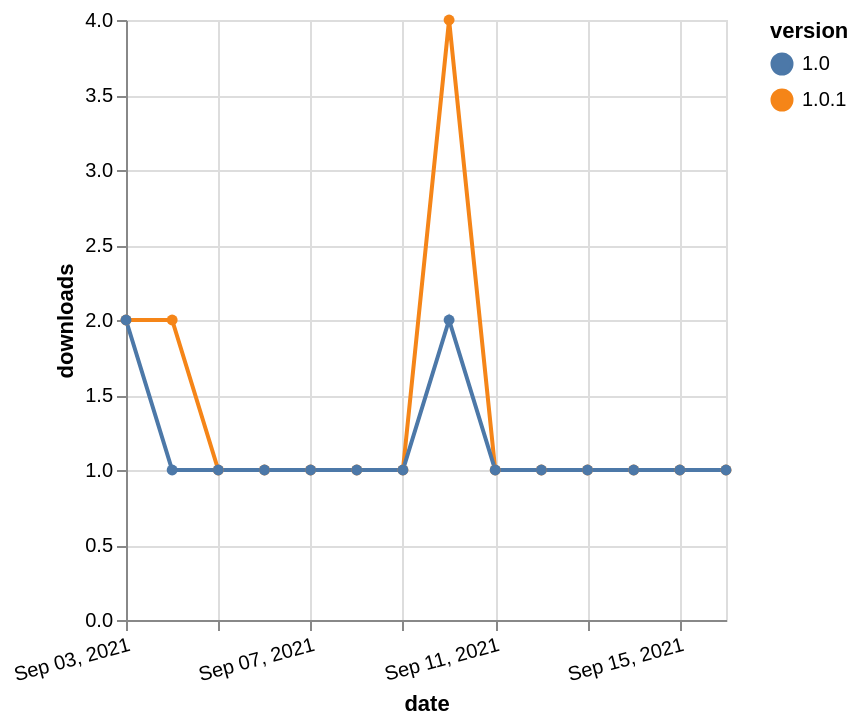

Source (Vega-Lite JSON):
### Vega-Lite specification from a JSON file in a GitHub repository (floating-point values rounded to 4 significant figures)
{"$schema": "https://vega.github.io/schema/vega-lite/v5.json", "description": "A simple bar chart with embedded data.", "data": {"values": [{"date": "2021-09-03", "total": 100, "delta": 2, "version": "1.0.1"}, {"date": "2021-09-04", "total": 102, "delta": 2, "version": "1.0.1"}, {"date": "2021-09-05", "total": 103, "delta": 1, "version": "1.0.1"}, {"date": "2021-09-06", "total": 104, "delta": 1, "version": "1.0.1"}, {"date": "2021-09-07", "total": 105, "delta": 1, "version": "1.0.1"}, {"date": "2021-09-08", "total": 106, "delta": 1, "version": "1.0.1"}, {"date": "2021-09-09", "total": 107, "delta": 1, "version": "1.0.1"}, {"date": "2021-09-10", "total": 111, "delta": 4, "version": "1.0.1"}, {"date": "2021-09-11", "total": 112, "delta": 1, "version": "1.0.1"}, {"date": "2021-09-12", "total": 113, "delta": 1, "version": "1.0.1"}, {"date": "2021-09-13", "total": 114, "delta": 1, "version": "1.0.1"}, {"date": "2021-09-14", "total": 115, "delta": 1, "version": "1.0.1"}, {"date": "2021-09-15", "total": 116, "delta": 1, "version": "1.0.1"}, {"date": "2021-09-16", "total": 117, "delta": 1, "version": "1.0.1"}, {"date": "2021-09-03", "total": 112, "delta": 2, "version": "1.0"}, {"date": "2021-09-04", "total": 113, "delta": 1, "version": "1.0"}, {"date": "2021-09-05", "total": 114, "delta": 1, "version": "1.0"}, {"date": "2021-09-06", "total": 115, "delta": 1, "version": "1.0"}, {"date": "2021-09-07", "total": 116, "delta": 1, "version": "1.0"}, {"date": "2021-09-08", "total": 117, "delta": 1, "version": "1.0"}, {"date": "2021-09-09", "total": 118, "delta": 1, "version": "1.0"}, {"date": "2021-09-10", "total": 120, "delta": 2, "version": "1.0"}, {"date": "2021-09-11", "total": 121, "delta": 1, "version": "1.0"}, {"date": "2021-09-12", "total": 122, "delta": 1, "version": "1.0"}, {"date": "2021-09-13", "total": 123, "delta": 1, "version": "1.0"}, {"date": "2021-09-14", "total": 124, "delta": 1, "version": "1.0"}, {"date": "2021-09-15", "total": 125, "delta": 1, "version": "1.0"}, {"date": "2021-09-16", "total": 126, "delta": 1, "version": "1.0"}]}, "width": "container", "mark": {"type": "line", "point": {"filled": true}}, "encoding": {"x": {"field": "date", "type": "temporal", "timeUnit": "yearmonthdate", "title": "date", "axis": {"labelAngle": -15}}, "y": {"field": "delta", "type": "quantitative", "title": "downloads"}, "color": {"field": "version", "type": "nominal"}, "tooltip": {"field": "delta"}}}
